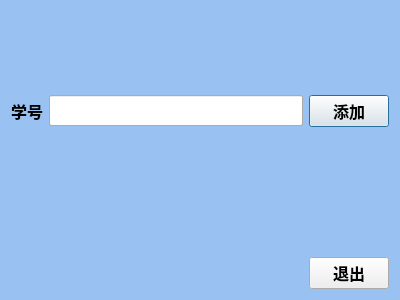
<?xml version="1.0" encoding="UTF-8"?>
<ui version="4.0">
 <class>AddFriendDialog</class>
 <widget class="QDialog" name="AddFriendDialog">
  <property name="geometry">
   <rect>
    <x>0</x>
    <y>0</y>
    <width>400</width>
    <height>300</height>
   </rect>
  </property>
  <property name="windowTitle">
   <string>Dialog</string>
  </property>
  <property name="styleSheet">
   <string notr="true">QDialog{background-color:rgb(153, 193, 241)}</string>
  </property>
  <layout class="QVBoxLayout" name="verticalLayout">
   <item>
    <spacer name="verticalSpacer">
     <property name="orientation">
      <enum>Qt::Vertical</enum>
     </property>
     <property name="sizeHint" stdset="0">
      <size>
       <width>20</width>
       <height>88</height>
      </size>
     </property>
    </spacer>
   </item>
   <item>
    <layout class="QHBoxLayout" name="horizontalLayout">
     <item>
      <widget class="QLabel" name="label">
       <property name="font">
        <font>
         <family>文泉驿正黑</family>
         <pointsize>12</pointsize>
         <weight>75</weight>
         <bold>true</bold>
        </font>
       </property>
       <property name="text">
        <string>学号</string>
       </property>
      </widget>
     </item>
     <item>
      <widget class="QLineEdit" name="userIdEdit">
       <property name="font">
        <font>
         <family>文泉驿正黑</family>
         <pointsize>12</pointsize>
        </font>
       </property>
      </widget>
     </item>
     <item>
      <widget class="QPushButton" name="addBtn">
       <property name="font">
        <font>
         <family>文泉驿正黑</family>
         <pointsize>12</pointsize>
         <weight>75</weight>
         <bold>true</bold>
        </font>
       </property>
       <property name="text">
        <string>添加</string>
       </property>
      </widget>
     </item>
    </layout>
   </item>
   <item>
    <widget class="QLabel" name="addRetText">
     <property name="font">
      <font>
       <family>文泉驿正黑</family>
       <pointsize>12</pointsize>
       <weight>75</weight>
       <bold>true</bold>
      </font>
     </property>
     <property name="text">
      <string/>
     </property>
     <property name="alignment">
      <set>Qt::AlignCenter</set>
     </property>
    </widget>
   </item>
   <item>
    <spacer name="verticalSpacer_2">
     <property name="orientation">
      <enum>Qt::Vertical</enum>
     </property>
     <property name="sizeHint" stdset="0">
      <size>
       <width>20</width>
       <height>99</height>
      </size>
     </property>
    </spacer>
   </item>
   <item>
    <layout class="QHBoxLayout" name="horizontalLayout_2">
     <item>
      <spacer name="horizontalSpacer">
       <property name="orientation">
        <enum>Qt::Horizontal</enum>
       </property>
       <property name="sizeHint" stdset="0">
        <size>
         <width>40</width>
         <height>20</height>
        </size>
       </property>
      </spacer>
     </item>
     <item>
      <widget class="QPushButton" name="exitBtn">
       <property name="font">
        <font>
         <family>文泉驿正黑</family>
         <pointsize>12</pointsize>
         <weight>75</weight>
         <bold>true</bold>
        </font>
       </property>
       <property name="text">
        <string>退出</string>
       </property>
      </widget>
     </item>
    </layout>
   </item>
  </layout>
 </widget>
 <resources/>
 <connections/>
</ui>
